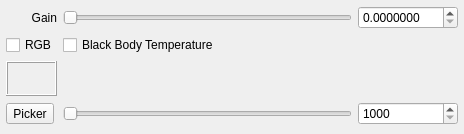
<?xml version="1.0" encoding="UTF-8"?>
<ui version="4.0">
 <class>LightGroupWidget</class>
 <widget class="QWidget" name="LightGroupWidget">
  <property name="geometry">
   <rect>
    <x>0</x>
    <y>0</y>
    <width>464</width>
    <height>134</height>
   </rect>
  </property>
  <property name="windowTitle">
   <string>Form</string>
  </property>
  <layout class="QVBoxLayout" name="verticalLayout">
   <property name="leftMargin">
    <number>6</number>
   </property>
   <property name="topMargin">
    <number>6</number>
   </property>
   <property name="rightMargin">
    <number>6</number>
   </property>
   <property name="bottomMargin">
    <number>7</number>
   </property>
   <item>
    <layout class="QGridLayout" name="gridLayout">
     <property name="verticalSpacing">
      <number>6</number>
     </property>
     <item row="1" column="0">
      <widget class="QLabel" name="label_gain">
       <property name="text">
        <string>Gain</string>
       </property>
       <property name="alignment">
        <set>Qt::AlignRight|Qt::AlignTrailing|Qt::AlignVCenter</set>
       </property>
      </widget>
     </item>
     <item row="1" column="1">
      <widget class="QSlider" name="slider_gain">
       <property name="minimumSize">
        <size>
         <width>150</width>
         <height>0</height>
        </size>
       </property>
       <property name="toolTip">
        <string>Adjust LightGroup Gain/Intensity</string>
       </property>
       <property name="maximum">
        <number>512</number>
       </property>
       <property name="orientation">
        <enum>Qt::Horizontal</enum>
       </property>
      </widget>
     </item>
     <item row="1" column="2">
      <widget class="QDoubleSpinBox" name="spinBox_gain">
       <property name="sizePolicy">
        <sizepolicy hsizetype="Expanding" vsizetype="Fixed">
         <horstretch>0</horstretch>
         <verstretch>0</verstretch>
        </sizepolicy>
       </property>
       <property name="minimumSize">
        <size>
         <width>84</width>
         <height>0</height>
        </size>
       </property>
       <property name="maximumSize">
        <size>
         <width>100</width>
         <height>25</height>
        </size>
       </property>
       <property name="toolTip">
        <string>Adjust LightGroup Gain/Intensity Value</string>
       </property>
       <property name="keyboardTracking">
        <bool>false</bool>
       </property>
       <property name="decimals">
        <number>7</number>
       </property>
       <property name="maximum">
        <double>10000.000000000000000</double>
       </property>
       <property name="singleStep">
        <double>0.100000000000000</double>
       </property>
      </widget>
     </item>
     <item row="2" column="0">
      <widget class="QCheckBox" name="checkBox_enableRGB">
       <property name="toolTip">
        <string>Enable RGB Colour adjustment</string>
       </property>
       <property name="text">
        <string>RGB</string>
       </property>
      </widget>
     </item>
     <item row="2" column="1">
      <widget class="QCheckBox" name="checkBox_enableBB">
       <property name="toolTip">
        <string>Enable BlackBody Temperature Adjustment</string>
       </property>
       <property name="text">
        <string>Black Body Temperature</string>
       </property>
      </widget>
     </item>
     <item row="4" column="1">
      <widget class="QLabel" name="label_colortemp">
       <property name="enabled">
        <bool>true</bool>
       </property>
       <property name="sizePolicy">
        <sizepolicy hsizetype="Preferred" vsizetype="Preferred">
         <horstretch>0</horstretch>
         <verstretch>0</verstretch>
        </sizepolicy>
       </property>
       <property name="minimumSize">
        <size>
         <width>150</width>
         <height>0</height>
        </size>
       </property>
       <property name="text">
        <string/>
       </property>
       <property name="pixmap">
        <pixmap resource="images.qrc">:/images/colortemp.png</pixmap>
       </property>
       <property name="scaledContents">
        <bool>true</bool>
       </property>
      </widget>
     </item>
     <item row="5" column="1">
      <widget class="QSlider" name="slider_colortemp">
       <property name="enabled">
        <bool>true</bool>
       </property>
       <property name="minimumSize">
        <size>
         <width>150</width>
         <height>0</height>
        </size>
       </property>
       <property name="toolTip">
        <string>Adjust BlackBody Temperature</string>
       </property>
       <property name="maximum">
        <number>512</number>
       </property>
       <property name="orientation">
        <enum>Qt::Horizontal</enum>
       </property>
      </widget>
     </item>
     <item row="5" column="2">
      <widget class="QDoubleSpinBox" name="spinBox_colortemp">
       <property name="sizePolicy">
        <sizepolicy hsizetype="Expanding" vsizetype="Fixed">
         <horstretch>0</horstretch>
         <verstretch>0</verstretch>
        </sizepolicy>
       </property>
       <property name="minimumSize">
        <size>
         <width>84</width>
         <height>0</height>
        </size>
       </property>
       <property name="maximumSize">
        <size>
         <width>100</width>
         <height>25</height>
        </size>
       </property>
       <property name="toolTip">
        <string>Adjust BlackBody Temperature Value</string>
       </property>
       <property name="keyboardTracking">
        <bool>false</bool>
       </property>
       <property name="decimals">
        <number>0</number>
       </property>
       <property name="minimum">
        <double>1000.000000000000000</double>
       </property>
       <property name="maximum">
        <double>10000.000000000000000</double>
       </property>
       <property name="singleStep">
        <double>100.000000000000000</double>
       </property>
      </widget>
     </item>
     <item row="4" column="0">
      <widget class="QLabel" name="toolButton_colorfield">
       <property name="frameShape">
        <enum>QFrame::Box</enum>
       </property>
       <property name="frameShadow">
        <enum>QFrame::Raised</enum>
       </property>
       <property name="text">
        <string/>
       </property>
      </widget>
     </item>
     <item row="5" column="0">
      <widget class="QToolButton" name="toolButton_colorpicker">
       <property name="toolTip">
        <string>Adjust RGB Colour</string>
       </property>
       <property name="layoutDirection">
        <enum>Qt::LeftToRight</enum>
       </property>
       <property name="autoFillBackground">
        <bool>false</bool>
       </property>
       <property name="text">
        <string>Picker</string>
       </property>
       <property name="iconSize">
        <size>
         <width>32</width>
         <height>32</height>
        </size>
       </property>
      </widget>
     </item>
    </layout>
   </item>
   <item>
    <spacer name="verticalSpacer">
     <property name="orientation">
      <enum>Qt::Vertical</enum>
     </property>
     <property name="sizeType">
      <enum>QSizePolicy::Preferred</enum>
     </property>
     <property name="sizeHint" stdset="0">
      <size>
       <width>20</width>
       <height>2</height>
      </size>
     </property>
    </spacer>
   </item>
  </layout>
 </widget>
 <tabstops>
  <tabstop>slider_gain</tabstop>
  <tabstop>spinBox_gain</tabstop>
  <tabstop>checkBox_enableRGB</tabstop>
  <tabstop>checkBox_enableBB</tabstop>
  <tabstop>slider_colortemp</tabstop>
  <tabstop>spinBox_colortemp</tabstop>
 </tabstops>
 <resources>
  <include location="images.qrc"/>
 </resources>
 <connections/>
</ui>
